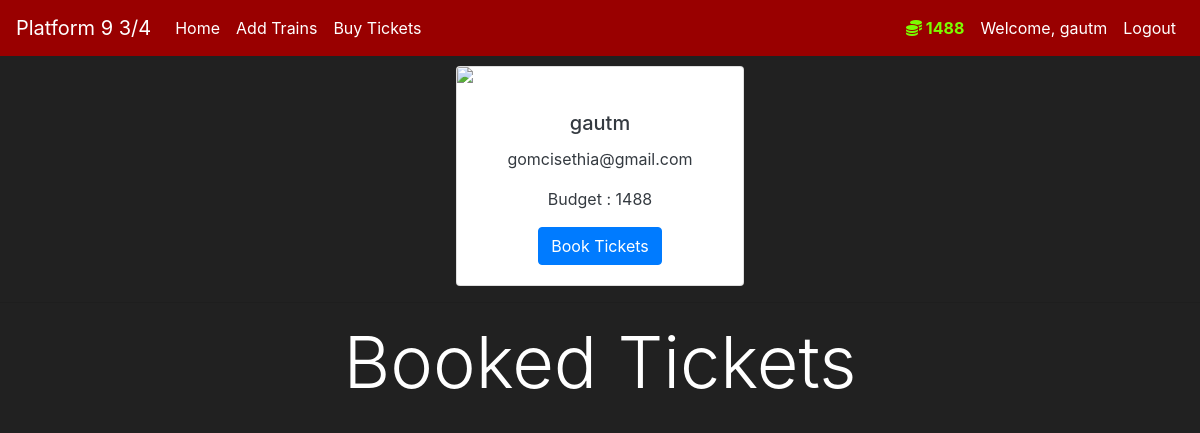
Page /user (signed in) on the committed database.
### railway/models.py (models this page shows, shortened)
class User(db.Model,UserMixin):
    id = db.Column(db.Integer,primary_key =True)
    username = db.Column(db.String)
    hash_password = db.Column(db.String)
    email_address = db.Column(db.String)
    budget = db.Column(db.Integer,default = 1500)
    booked_tickets = db.relationship('Booked_ticket',backref='user',lazy=True)
    def get_password(self):
        return self.hash_password
    def set_password(self,password):
        self.hash_password = bcrypt.generate_password_hash(password)
        return self.hash_password
    password = property(get_password,set_password)

### railway/routes.py (the view)
@app.route('/user')
def user_page():
    return render_template('user.html')

### railway/models.py (called while the page is built)
@login_manager.user_loader
def load_user(user_id):
    return User.query.get(int(user_id))

### railway/templates/user.html (shortened to what this page needs)
{% extends 'base.html' %}
{% block content %}
<center>
<div class="card text-center" style="width: 18rem; margin-top:10px">
    <img src="https://media.istockphoto.com/id/902074342/vector/vector-cartoon-evil-wizard-or-bad-magician-icon.jpg?s=612x612&w=0&k=20&c=cORidBJxvEElC__gzEu-W9q-K6XrpeY_yQSeEEg4gBo=" class="card-img-top" alt="...">
    <div class="card-body text-dark">
      <h5 class="card-title">{{current_user.username}}</h5>
      <p class="card-text">{{current_user.email_address}}</p>
      <p class="card-text">Budget : {{current_user.budget}}</p>
      <a href = '/search-tickets' class="btn btn-primary">Book Tickets </a>
    </div>
</div>
</center>
<hr>
<h1 class="display-3 text-center">Booked Tickets</h1>
<br>
{% endblock %}

### railway/templates/base.html (shortened to what this page needs)
<!doctype html>
<html lang="en">
   <head>
      <link rel="stylesheet" href="https://cdn.jsdelivr.net/npm/bootstrap@4.5.3/dist/css/bootstrap.min.css">
   </head>
   <body>
    <nav class="navbar navbar-expand-md" style = "background-color: #990000;">
      <a class="navbar-brand" href="#" style = "color: white;">Platform 9 3/4</a>
      <div class="collapse navbar-collapse" id="navbarNav">
        <ul class="navbar-nav mr-auto">
            <li class="nav-item active">
                <a class="nav-link" href="{{ url_for('home_page') }}" style = "color:white;">Home <span class="sr-only">(current)</span></a>
            </li>
            <li class="nav-item active">
                <a class="nav-link" href="{{ url_for('add_train_page') }}" style = "color:white;">Add Trains <span class="sr-only">(current)</span></a>
            </li>
            <li class="nav-item active">
                <a class="nav-link" href="{{ url_for('search_tickets_page') }}" style = "color:white;">Buy Tickets <span class="sr-only">(current)</span></a>
            </li>
        </ul>
        {% if current_user.is_authenticated %}
        <ul class="navbar-nav">
          <li class="nav-item">
            <a class="nav-link" style="color: lawngreen; font-weight: bold">
                <i class="fas fa-coins"></i>
                {{ current_user.budget }}
            </a>
          </li>
          <li class="nav-item">
            <a class="nav-link" href="{{url_for('user_page')}}" style="color: white;">Welcome,  {{ current_user.username}}</a>
          </li>
          <li class="nav-item">
            <a class="nav-link" href=" {{url_for('logout_page')}} " style = "color:white;">Logout</a>
          </li>
        </ul>
        {% endif %}
      </div>
    </nav>
    {% block content %}
    {% endblock %}
   </body>
</html>

### railway/templates/base.html (style rules this page uses)
body { background-color: #212121; color: white; }

### rows in the picture
User: budget "1488", username "gautm", email_address "gomcisethia@gmail.com"
